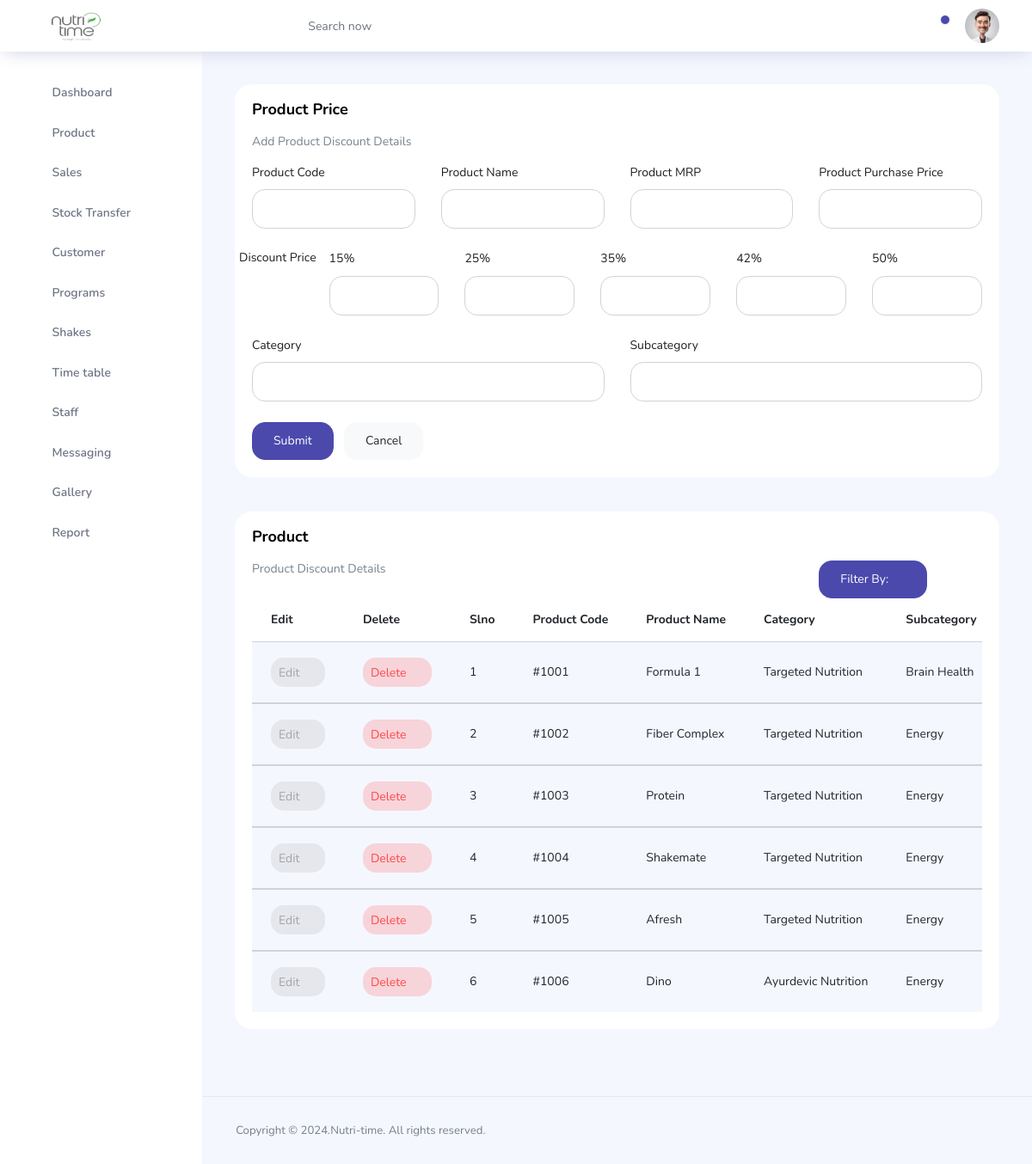
/Admin/pages/admin-price.php (signed in), run on the app's committed database.
### tables this page shows
CREATE TABLE `price` (
  `pri_id` int(11) NOT NULL,
  `pro_name` varchar(50) NOT NULL,
  `pro_code` varchar(20) NOT NULL,
  `pro_category` varchar(50) NOT NULL,
  `pro_subcat` varchar(50) NOT NULL,
  `pro_mrp` varchar(10) NOT NULL,
  `pro_price` varchar(20) NOT NULL,
  `pro_dis15` varchar(10) NOT NULL,
  `pro_dis25` varchar(10) NOT NULL,
  `pro_dis35` varchar(10) NOT NULL,
  `pro_dis42` varchar(10) NOT NULL,
  `pro_dis50` varchar(10) NOT NULL,
  `pro_vp` varchar(100) NOT NULL,
  `pro_scoop` varchar(10) NOT NULL,
  `pro_scoop15` varchar(10) NOT NULL,
  `pro_scoop25` varchar(10) NOT NULL,
  `pro_scoop35` varchar(10) NOT NULL,
  `pro_scoop42` varchar(10) NOT NULL,
  `pro_scoop50` varchar(10) NOT NULL,
  `pro_quantity` varchar(10) NOT NULL,
  `pro_curquantity` varchar(10) NOT NULL,
  `pro_hsn` varchar(200) NOT NULL,
  `pro_img` varchar(100) NOT NULL
);

### Admin/pages/admin-price.php (the view, shortened to what this page needs)
<?php
include './connect.php';
?>
<!DOCTYPE html>
<html lang="en">
<head>
  <link rel="stylesheet" href="../vendors/feather/feather.css">
  <link rel="stylesheet" href="../vendors/ti-icons/css/themify-icons.css">
  <link rel="stylesheet" href="../vendors/css/vendor.bundle.base.css">
  <link rel="stylesheet" href="../vendors/select2/select2.min.css">
  <link rel="stylesheet" href="../vendors/select2-bootstrap-theme/select2-bootstrap.min.css">
  <link rel="stylesheet" href="../css/vertical-layout-light/style.css">
</head>
<body>
  <div class="container-scroller">
    <?php
    include './topbar.php';
    ?>
    <div class="main-panel">
      <div class="content-wrapper">
        <div class="row">
          <div class="col-12 grid-margin stretch-card">
            <div class="card">
              <div class="card-body">
                <h1 class="card-title">Product Price</h1>
                <p class="card-description">Add Product Discount Details</p>
                <form method="post" class="forms-sample" enctype="multipart/form-data">
                  <div class="row">
                    <div class="col-lg col-md col-sm col-12">
                      <div class="form-group">
                        <label>Product Code</label>
                        <input type="text" class="form-control" style="border-radius: 15px;" name="prodcode" value="<?php echo $p_code1; ?>" required>
                      </div>
                    </div>
                    <div class="col-lg col-md col-sm col-12">
                      <div class="form-group">
                        <label>Product Name</label>
                        <input type="text" class="form-control" style="border-radius: 15px;" name="prodname" value="<?php echo $p_name1; ?>" required>
                      </div>
                    </div>
                    <div class="col-lg col-md col-sm col-12">
                      <div class="form-group">
                        <label>Product MRP</label>
                        <input type="text" class="form-control" style="border-radius: 15px;" name="prodmrp" value="<?php echo $p_mrp1; ?>" required>
                      </div>
                    </div>
                    <div class="col-lg col-md col-sm col-12">
                      <div class="form-group">
                        <label>Product Purchase Price</label>
                        <input type="text" class="form-control" style="border-radius: 15px;" name="prodpur" value="<?php echo $p_pri1; ?>" required>
                      </div>
                    </div>
                  </div>
                  <div class="row">
                    <p>Discount Price</p> <br>
                    <div class="col">
                      <div class="form-group">
                        <label>15%</label>
                        <input type="text" class="form-control" style="border-radius: 15px;" name="dis15" value="<?php echo $p_dis151; ?>" required>
                      </div>
                    </div>
                    <div class="col">
                      <div class="form-group">
                        <label>25%</label>
                        <input type="text" class="form-control" style="border-radius: 15px;" name="dis25" value="<?php echo $p_dis251; ?>" required>
                      </div>
                    </div>
                    <div class="col">
                      <div class="form-group">
                        <label>35%</label>
                        <input type="text" class="form-control" style="border-radius: 15px;" name="dis35" value="<?php echo $p_dis351; ?>" required>
                      </div>
                    </div>
                    <div class="col">
                      <div class="form-group">
                        <label>42%</label>
                        <input type="text" class="form-control" style="border-radius: 15px;" name="dis42" value="<?php echo $p_dis421; ?>" required>
                      </div>
                    </div>
                    <div class="col">
                      <div class="form-group">
                        <label>50%</label>
                        <input type="text" class="form-control" style="border-radius: 15px;" name="dis50" value="<?php echo $p_dis501; ?>" required>
                      </div>
                    </div>
                  </div>
                  <div class="row">
                    <div class="col">
                      <div class="form-group">
                        <label>Category</label>
                        <input type="text" class="form-control" style="border-radius: 15px;" name="prodcat" value="<?php echo $p_cat1; ?>" required>
                      </div>
                    </div>
                    <div class="col">
                      <div class="form-group">
                        <label>Subcategory</label>
                        <input type="text" class="form-control" style="border-radius: 15px;" name="prodsubcat" value="<?php echo $p_subcat1; ?>" required>
                      </div>
                    </div>
                  </div>
                  <button type="submit" class="btn btn-primary mr-2" name="submitp">Submit</button>
                  <a href="./admin-price.php" type="reset" class="btn btn-light">Cancel</a>
                </form>
              </div>
            </div>
          </div>
        </div>
        <div class="row ">
          <div class="col-lg-12 grid-margin stretch-card">
            <div class="card">
              <div class="card-body">
                <h4 class="card-title">Product</h4>
                <div class="row">
                  <div class="col-md-9">
                    <p class="card-description">Product Discount Details</p>
                  </div>
                  <div class="col-md-3">
                    <div class="dropdown">
                      <button class="btn btn-primary dropdown-toggle" type="button" id="dropdownMenuButton" data-toggle="dropdown" aria-haspopup="true" aria-expanded="false">
                        Filter By:
                      </button>
                    </div>
                  </div>
                </div>
                <div class="table-responsive">
                  <table class="table table-striped">
                    <thead>
                      <tr>
                        <th>Edit</th>
                        <th>Delete</th>
                        <th>Slno</th>
                        <th>Product Code</th>
                        <th>Product Name</th>
                        <th>Category</th>
                        <th>Subcategory</th>
                      </tr>
                    </thead>
                    <?php
                    $sql = mysqli_query($conn, "SELECT * FROM price ORDER BY pri_id ");
                    $serialNo = 1;
                    while ($row = mysqli_fetch_assoc($sql)) {
                      $pri_id = $row['pri_id'];
                      $pri_cod = $row['pro_code'];
                      $pri_nam = $row['pro_name'];
                      $pri_cat = $row['pro_category'];
                      $pri_subcat = $row['pro_subcat'];
                    ?>
                      <tbody>
                        <tr>
                          <td><a href="admin-price.php?pid=<?php echo $pri_id; ?>" class="btn btn-inverse-secondary btn-icon-text p-2">Edit<i class="ti-pencil-alt btn-icon-append"></i></a></td>
                          <td><a href="admin-price.php?pd_id=<?php echo $pri_id; ?>" class="btn btn-inverse-danger btn-icon-text p-2">Delete<i class="ti-trash btn-icon-prepend"></i></a></td>
                          <td class="py-1"><?php echo $serialNo++; ?></td>
                          <td class="py-1">#<?php echo $pri_cod; ?></td>
                          <td><?php echo $pri_nam; ?></td>
                          <td><?php echo $pri_cat; ?></td>
                          <td><?php echo $pri_subcat; ?></td>
                        </tr>
                      </tbody>
                    <?php
                    }
                    ?>
                  </table>
                </div>
              </div>
            </div>
          </div>
        </div>
      </div>
      <footer class="footer">
        <div class="d-sm-flex justify-content-center justify-content-sm-between">
          <span class="text-muted text-center text-sm-left d-block d-sm-inline-block">Copyright © 2024.Nutri-time. All rights reserved.</span>
        </div>
      </footer>
    </div>
  </div>
  </div>
</body>
</html>

### data on the page
price: pro_code "1001", pro_name "Formula 1", pro_category "Targeted Nutrition", pro_subcat "Brain Health"
price: pro_code "1002", pro_name "Fiber Complex", pro_category "Targeted Nutrition", pro_subcat "Energy"
price: pro_code "1003", pro_name "Protein", pro_category "Targeted Nutrition", pro_subcat "Energy"
price: pro_code "1004", pro_name "Shakemate", pro_category "Targeted Nutrition", pro_subcat "Energy"
price: pro_code "1005", pro_name "Afresh", pro_category "Targeted Nutrition", pro_subcat "Energy"
price: pro_code "1006", pro_name "Dino", pro_category "Ayurdevic Nutrition", pro_subcat "Energy"
